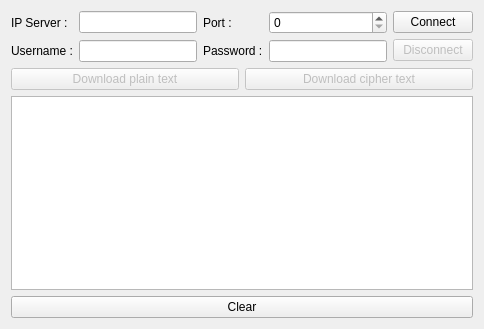
<?xml version="1.0" encoding="UTF-8"?>
<ui version="4.0">
 <class>Widget</class>
 <widget class="QWidget" name="Widget">
  <property name="geometry">
   <rect>
    <x>0</x>
    <y>0</y>
    <width>484</width>
    <height>329</height>
   </rect>
  </property>
  <property name="windowTitle">
   <string>Client Document</string>
  </property>
  <layout class="QVBoxLayout" name="verticalLayout_2">
   <item>
    <layout class="QHBoxLayout" name="horizontalLayoutHeader">
     <item>
      <layout class="QGridLayout" name="gridLayoutHeaderLeft">
       <item row="0" column="0">
        <widget class="QLabel" name="labelIP">
         <property name="text">
          <string>IP Server :</string>
         </property>
        </widget>
       </item>
       <item row="0" column="1">
        <widget class="QLineEdit" name="lineEditIPServer"/>
       </item>
       <item row="0" column="2">
        <widget class="QLabel" name="labelPortServer">
         <property name="text">
          <string>Port :</string>
         </property>
        </widget>
       </item>
       <item row="0" column="3">
        <widget class="QSpinBox" name="spinBoxPortServer">
         <property name="accelerated">
          <bool>true</bool>
         </property>
         <property name="maximum">
          <number>99999999</number>
         </property>
        </widget>
       </item>
       <item row="1" column="0">
        <widget class="QLabel" name="labelUsername">
         <property name="text">
          <string>Username :</string>
         </property>
        </widget>
       </item>
       <item row="1" column="1">
        <widget class="QLineEdit" name="lineEditUsername"/>
       </item>
       <item row="1" column="2">
        <widget class="QLabel" name="labelPassword">
         <property name="text">
          <string>Password :</string>
         </property>
        </widget>
       </item>
       <item row="1" column="3">
        <widget class="QLineEdit" name="lineEditPassword">
         <property name="echoMode">
          <enum>QLineEdit::PasswordEchoOnEdit</enum>
         </property>
        </widget>
       </item>
      </layout>
     </item>
     <item>
      <layout class="QVBoxLayout" name="verticalLayoutHeaderRight">
       <item>
        <widget class="QPushButton" name="pushButtonConnect">
         <property name="text">
          <string>Connect</string>
         </property>
        </widget>
       </item>
       <item>
        <widget class="QPushButton" name="pushButtonDisconnect">
         <property name="enabled">
          <bool>false</bool>
         </property>
         <property name="text">
          <string>Disconnect</string>
         </property>
        </widget>
       </item>
      </layout>
     </item>
    </layout>
   </item>
   <item>
    <layout class="QHBoxLayout" name="horizontalLayoutButtonsDownload">
     <item>
      <widget class="QPushButton" name="pushButtonPlainText">
       <property name="enabled">
        <bool>false</bool>
       </property>
       <property name="text">
        <string>Download plain text</string>
       </property>
      </widget>
     </item>
     <item>
      <widget class="QPushButton" name="pushButtonCipherText">
       <property name="enabled">
        <bool>false</bool>
       </property>
       <property name="text">
        <string>Download cipher text</string>
       </property>
      </widget>
     </item>
    </layout>
   </item>
   <item>
    <widget class="QPlainTextEdit" name="plainTextEditConsole">
     <property name="readOnly">
      <bool>true</bool>
     </property>
    </widget>
   </item>
   <item>
    <widget class="QPushButton" name="pushButtonClear">
     <property name="text">
      <string>Clear</string>
     </property>
    </widget>
   </item>
  </layout>
 </widget>
 <layoutdefault spacing="6" margin="11"/>
 <resources/>
 <connections/>
</ui>
